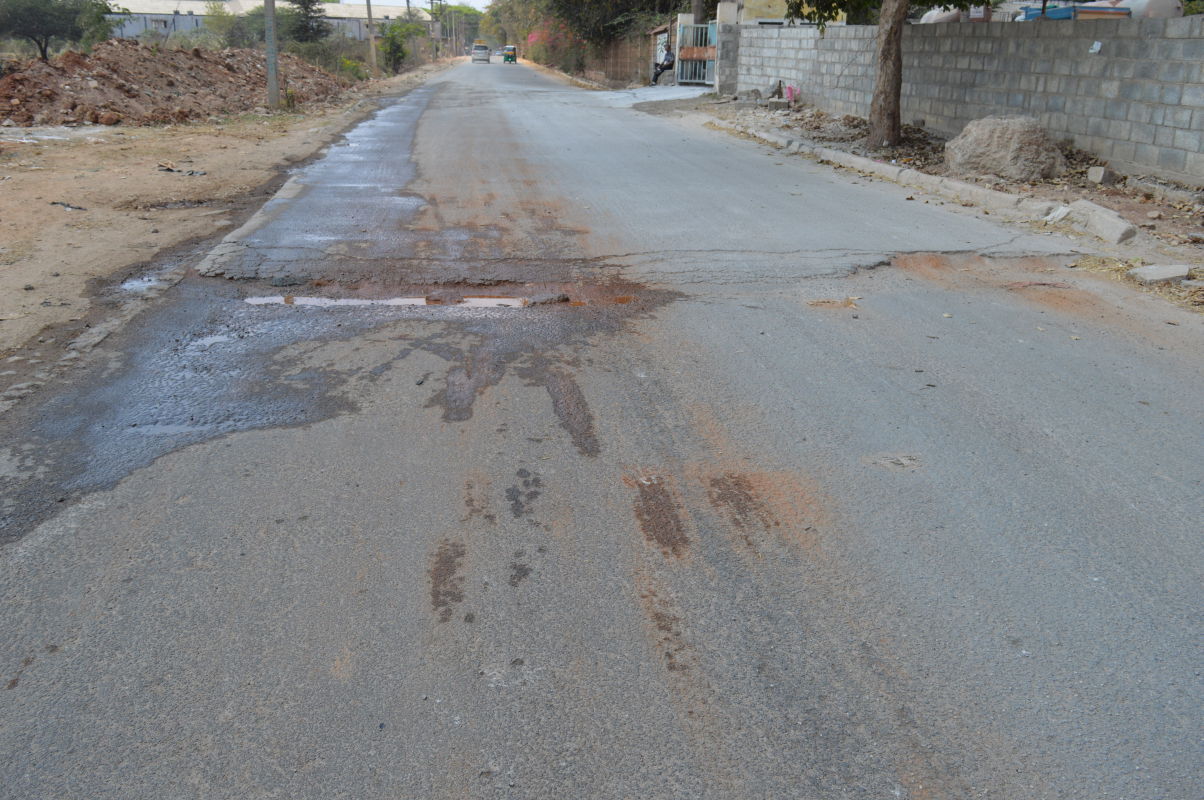
#> input picture Image_Preprocessing/Downloaded/DSC_2524.JPG, 6016 x 4000 px, found by its file name (shown at 1/5 size)
$ python potholesMeanshift.py   (older library calls are emulated)
#> lines starting #> are read from the running program, lines starting #| are printed output that depends on the picture; after the words box and inside, x2 and y2 are one past the last pixel; in counts of white or black regions, pixels touching at a corner belong together
import cv2
import numpy as np
from matplotlib import pyplot as plt

img = cv2.imread('/home/akanksha/Desktop/MP/Class Project/Dataset/DSC_2524.JPG')
#> img is the input picture: shape (4000, 6016, 3); mean B, G, R 131.1, 130.3, 129.1
img = cv2.resize(img, (480, 360))
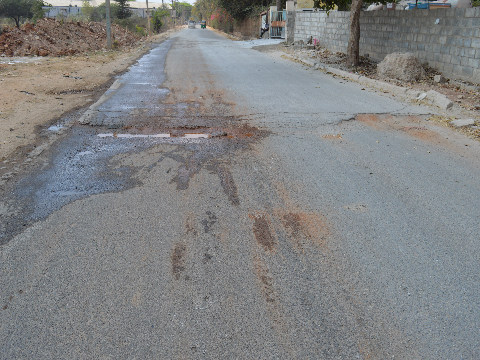
#> img: shape (360, 480, 3); mean B, G, R 131, 130.2, 129


### SEGMENTATAION USING MEANSHIFT

### DEFINING PARAMETERS

### Spatial Window Radius
sp = 25
### Color Window Radius
sr = 45
### Maximum Level of pyramid for segmentation
maxLevel = 10

res = cv2.pyrMeanShiftFiltering(img, sp, sr, maxLevel)
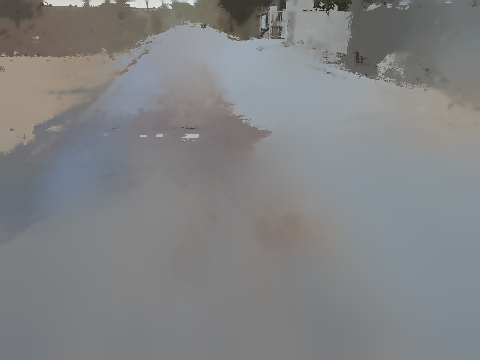
#> res: shape (360, 480, 3); mean B, G, R 132, 131.1, 129.7
gray_res = cv2.cvtColor(res, cv2.COLOR_BGR2GRAY)
blur = cv2.GaussianBlur(gray_res, (3, 3), 0)
output = cv2.Canny(blur, 100, 200)
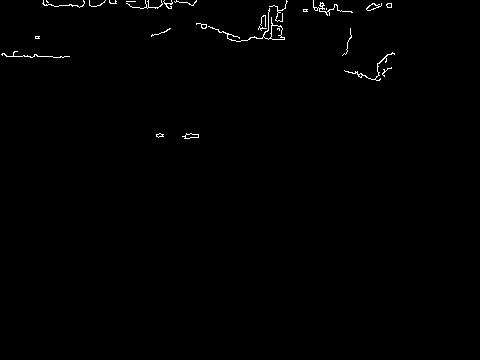
#> output: shape (360, 480); 0.62% white in thin lines or dots, all inside (x1, y1, x2, y2) = (1, 0, 395, 139)

temp = img.copy()

### CONTOUR DETECTION
im2, contours, hierarchy = cv2.findContours(output, cv2.RETR_TREE, cv2.CHAIN_APPROX_SIMPLE)
#> contours = 38 contours, 30 with area under 20; largest, box (x1, y1, x2, y2) and area: (208, 8, 285, 42) 170, (270, 25, 285, 40) 142, (366, 3, 382, 11) 48, (182, 133, 199, 139) 47, (185, 133, 199, 139) 44, (366, 3, 379, 11) 40, (344, 52, 395, 81) 36, (313, 0, 353, 16) 33
cv2.drawContours(temp, contours, -1, (255,0,255), 3)
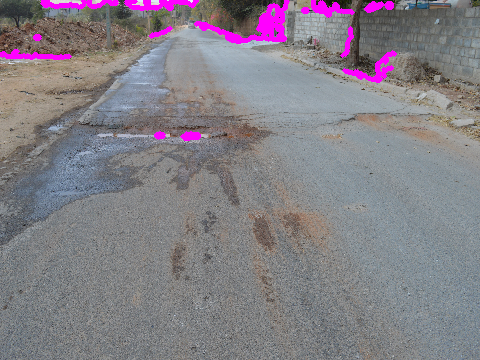
#> temp: shape (360, 480, 3); 2.52% of pixels changed, all inside (x1, y1, x2, y2) = (0, 0, 397, 141)

#cv2.imshow('Output', temp)
#cv2.imwrite('Meanshift_Contours.jpg', temp)

fig = plt.figure
plt.subplot(2,2,1),plt.imshow(img)
plt.title('Original Image')
plt.xticks([]),plt.yticks([])

plt.subplot(2,2,2),plt.imshow(res)
plt.title('Meanshift Applied')
plt.xticks([]),plt.yticks([])

plt.subplot(2,2,3),plt.imshow(output)
plt.title('Canny Edge Detected')
plt.xticks([]),plt.yticks([])

plt.subplot(2,2,4),plt.imshow(temp)
plt.title('Cantours Detected')
plt.xticks([]),plt.yticks([])


plt.show()
#> figure, not shown here; B, G, R data is drawn as R, G, B

cv2.waitKey(0)

$ run again, with Image_Preprocessing/Downloaded/DSC_2521.JPG copied over Image_Preprocessing/Downloaded/DSC_2524.JPG
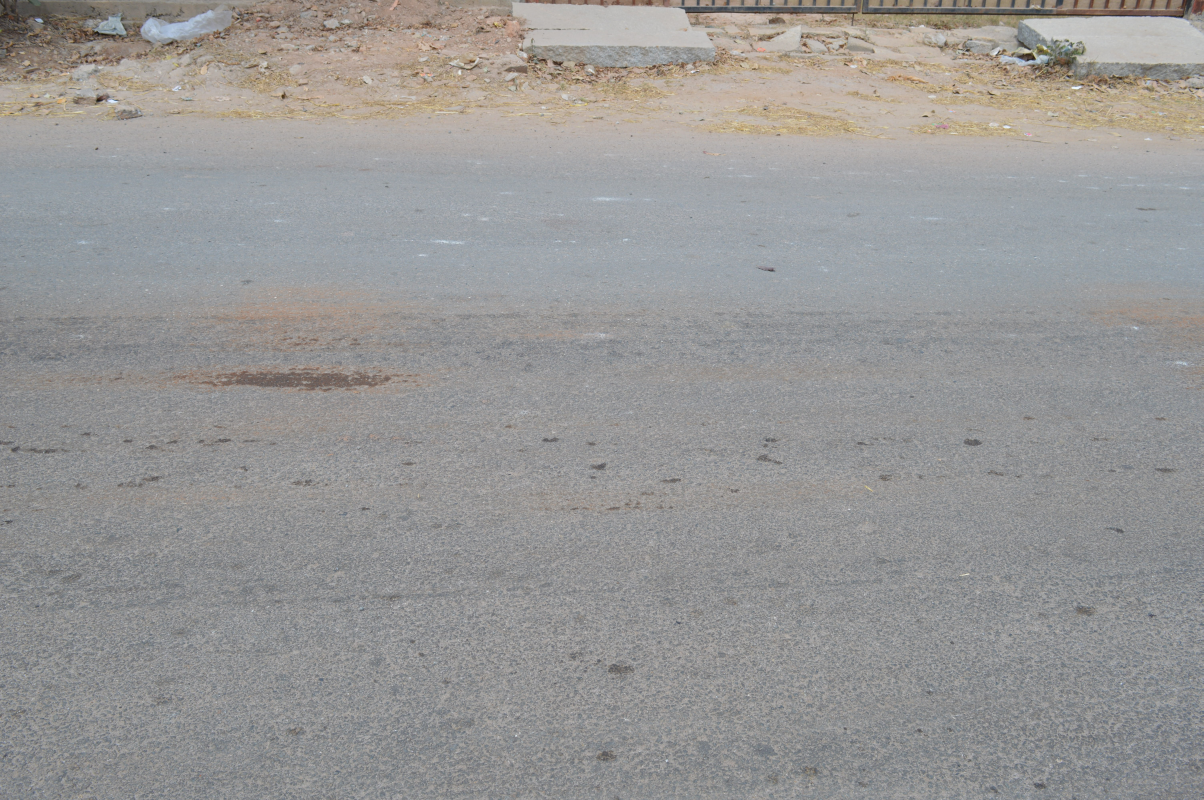
#> input picture Image_Preprocessing/Downloaded/DSC_2521.JPG, 6016 x 4000 px, found by its file name (shown at 1/5 size)
#> img is the input picture: shape (4000, 6016, 3); mean B, G, R 149.9, 150.7, 151.7
#> img: shape (360, 480, 3)
#> `output = cv2.Canny(blur, 100, 200)`:
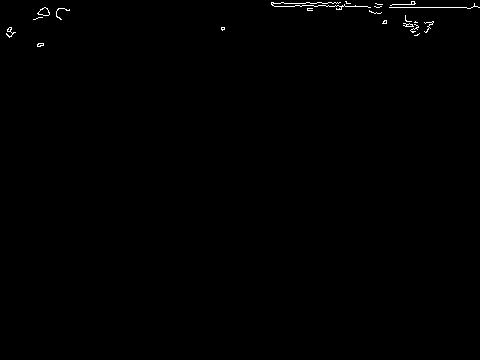
#> output: shape (360, 480); 0.36% white in thin lines or dots, all inside (x1, y1, x2, y2) = (6, 1, 480, 47)
#> contours = 30 contours, 28 with area under 20; largest, box (x1, y1, x2, y2) and area: (37, 7, 50, 16) 62, (38, 7, 50, 16) 58
#> `cv2.drawContours(temp, contours, -1, (255,0,255), 3)`:
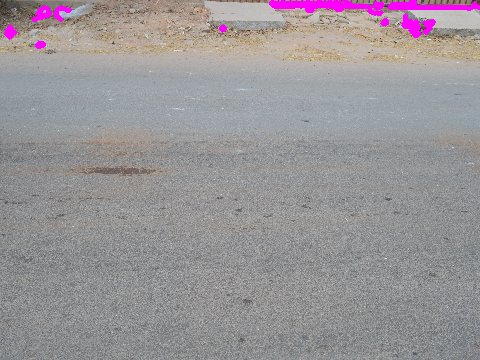
#> temp: shape (360, 480, 3); mean B, G, R 151.7, 148.7, 153.3

$ run again, with Image_Preprocessing/Downloaded/DSC_2522.JPG copied over Image_Preprocessing/Downloaded/DSC_2524.JPG
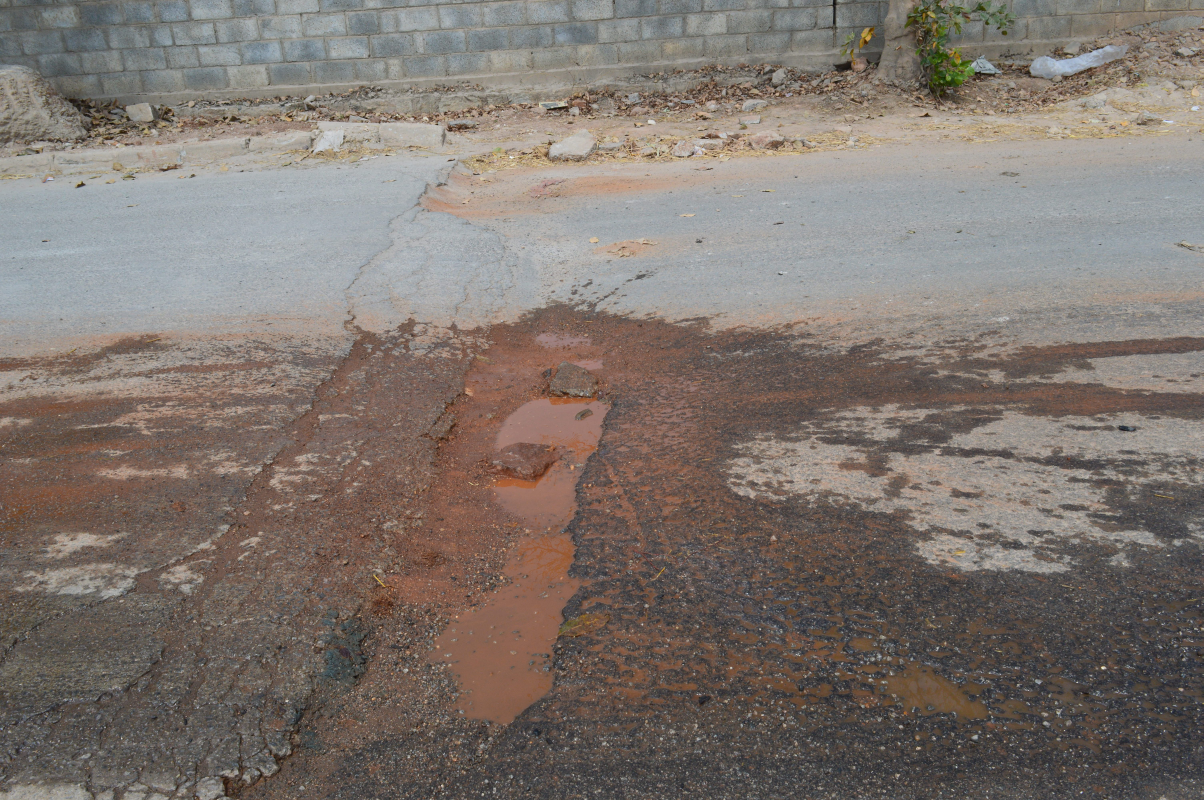
#> input picture Image_Preprocessing/Downloaded/DSC_2522.JPG, 6016 x 4000 px, found by its file name (shown at 1/5 size)
#> img is the input picture: shape (4000, 6016, 3); mean B, G, R 110.4, 116.7, 126.1
#> img: shape (360, 480, 3)
#> `output = cv2.Canny(blur, 100, 200)`:
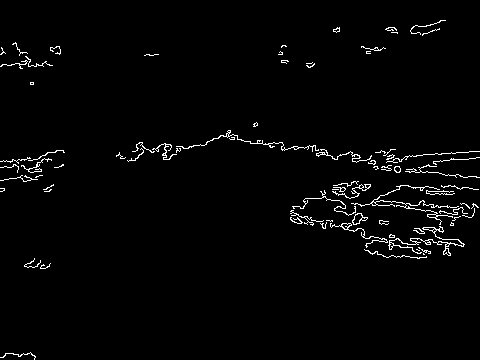
#> output: shape (360, 480); 2.1% white in thin lines or dots
#> contours = 115 contours, 99 with area under 20; largest, box (x1, y1, x2, y2) and area: (388, 226, 465, 256) 176, (352, 213, 368, 225) 90, (351, 185, 459, 225) 86, (352, 213, 363, 225) 64, (176, 130, 319, 152) 62
#> `cv2.drawContours(temp, contours, -1, (255,0,255), 3)`:
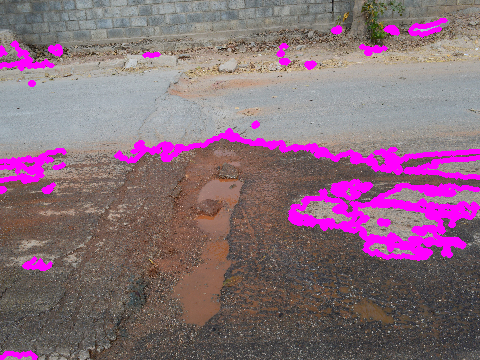
#> temp: shape (360, 480, 3); mean B, G, R 121.7, 106.9, 135.8

$ run again, with Image_Preprocessing/Downloaded/DSC_2529.JPG copied over Image_Preprocessing/Downloaded/DSC_2524.JPG
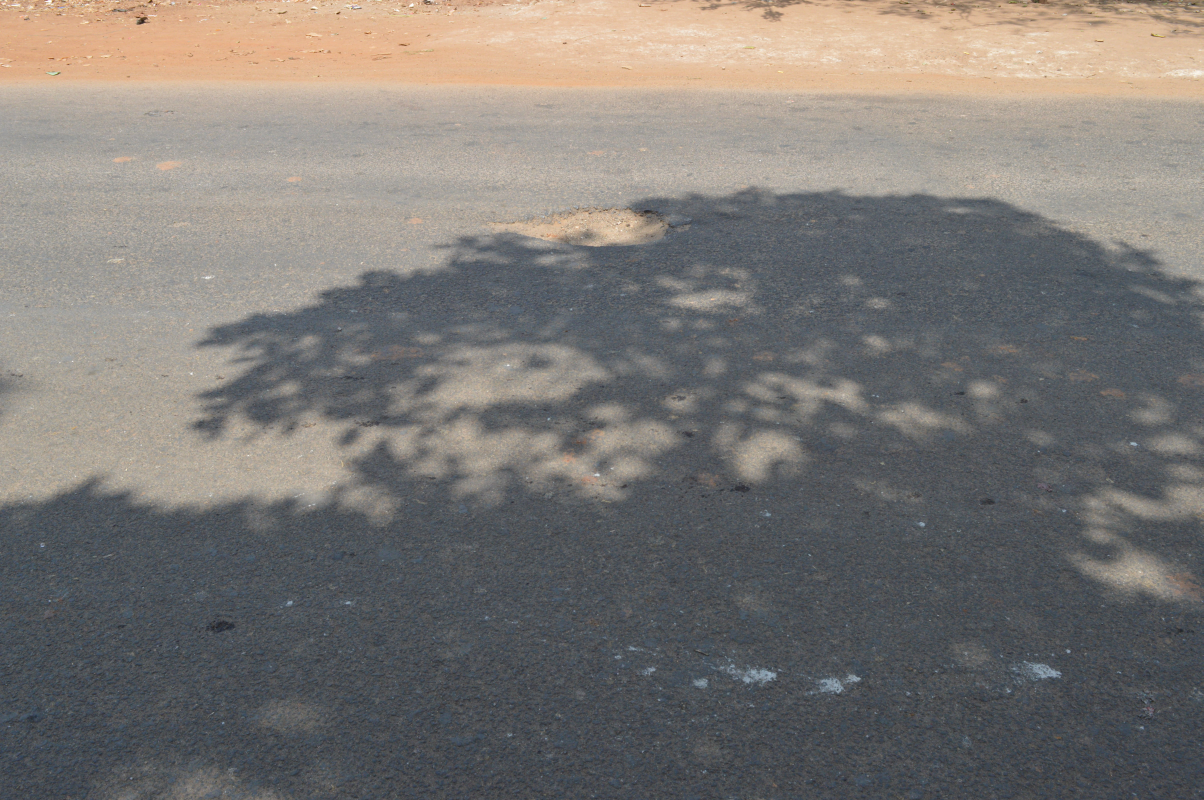
#> input picture Image_Preprocessing/Downloaded/DSC_2529.JPG, 6016 x 4000 px, found by its file name (shown at 1/5 size)
#> img is the input picture: shape (4000, 6016, 3); mean B, G, R 116.4, 119.8, 123.5
#> img: shape (360, 480, 3)
#> `output = cv2.Canny(blur, 100, 200)`:
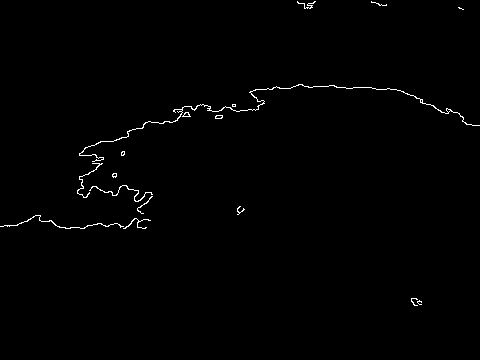
#> output: shape (360, 480); 0.74% white in thin lines or dots, all inside (x1, y1, x2, y2) = (0, 1, 480, 306)
#> contours = 24 contours, 18 with area under 20; largest, box (x1, y1, x2, y2) and area: (79, 84, 480, 162) 100, (89, 185, 153, 202) 28, (0, 215, 124, 229) 26, (77, 163, 103, 198) 20, (182, 112, 191, 117) 20, (215, 115, 223, 119) 20
#> `cv2.drawContours(temp, contours, -1, (255,0,255), 3)`:
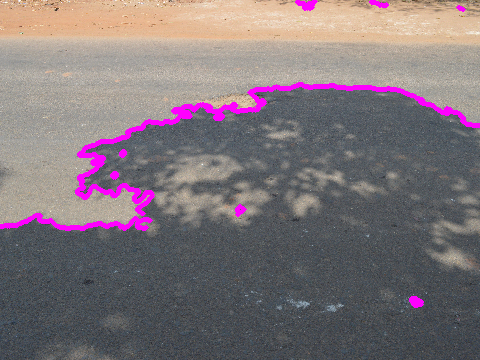
#> temp: shape (360, 480, 3); mean B, G, R 120.3, 115.7, 127.1
